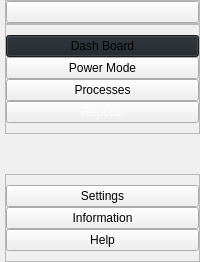
     <widget class="QWidget" name="leftMenuContainer" native="true">
      <layout class="QVBoxLayout" name="verticalLayout">
       <property name="spacing">
        <number>0</number>
       </property>
       <property name="leftMargin">
        <number>0</number>
       </property>
       <property name="topMargin">
        <number>0</number>
       </property>
       <property name="rightMargin">
        <number>0</number>
       </property>
       <property name="bottomMargin">
        <number>0</number>
       </property>
       <item>
        <widget class="QWidget" name="leftMenuSubContainer" native="true">
         <layout class="QVBoxLayout" name="verticalLayout_2">
          <property name="spacing">
           <number>0</number>
          </property>
          <property name="leftMargin">
           <number>5</number>
          </property>
          <property name="topMargin">
           <number>0</number>
          </property>
          <property name="rightMargin">
           <number>0</number>
          </property>
          <property name="bottomMargin">
           <number>0</number>
          </property>
          <item alignment="Qt::AlignTop">
           <widget class="QFrame" name="frame">
            <property name="frameShape">
             <enum>QFrame::StyledPanel</enum>
            </property>
            <property name="frameShadow">
             <enum>QFrame::Raised</enum>
            </property>
            <layout class="QHBoxLayout" name="horizontalLayout_2">
             <property name="spacing">
              <number>0</number>
             </property>
             <property name="leftMargin">
              <number>0</number>
             </property>
             <property name="topMargin">
              <number>0</number>
             </property>
             <property name="rightMargin">
              <number>0</number>
             </property>
             <property name="bottomMargin">
              <number>0</number>
             </property>
             <item>
              <widget class="QPushButton" name="menuButton">
               <property name="toolTip">
                <string>Menu</string>
               </property>
               <property name="text">
                <string/>
               </property>
               <property name="icon">
                <iconset>
                 <normaloff>../energyAppGUI/feather/align-center.svg</normaloff>../energyAppGUI/feather/align-center.svg</iconset>
               </property>
               <property name="iconSize">
                <size>
                 <width>24</width>
                 <height>24</height>
                </size>
               </property>
              </widget>
             </item>
            </layout>
           </widget>
          </item>
          <item alignment="Qt::AlignTop">
           <widget class="QFrame" name="frame_2">
            <property name="sizePolicy">
             <sizepolicy hsizetype="Preferred" vsizetype="Preferred">
              <horstretch>0</horstretch>
              <verstretch>0</verstretch>
             </sizepolicy>
            </property>
            <property name="frameShape">
             <enum>QFrame::StyledPanel</enum>
            </property>
            <property name="frameShadow">
             <enum>QFrame::Raised</enum>
            </property>
            <layout class="QVBoxLayout" name="verticalLayout_3">
             <property name="spacing">
              <number>0</number>
             </property>
             <property name="leftMargin">
              <number>0</number>
             </property>
             <property name="topMargin">
              <number>10</number>
             </property>
             <property name="rightMargin">
              <number>0</number>
             </property>
             <property name="bottomMargin">
              <number>10</number>
             </property>
             <item>
              <widget class="QPushButton" name="dashBoardButton">
               <property name="toolTip">
                <string>Dash Board</string>
               </property>
               <property name="styleSheet">
                <string notr="true">background-color: #1f232a</string>
               </property>
               <property name="text">
                <string>Dash Board</string>
               </property>
               <property name="icon">
                <iconset>
                 <normaloff>../energyAppGUI/feather/credit-card.svg</normaloff>../energyAppGUI/feather/credit-card.svg</iconset>
               </property>
               <property name="iconSize">
                <size>
                 <width>24</width>
                 <height>24</height>
                </size>
               </property>
              </widget>
             </item>
             <item>
              <widget class="QPushButton" name="powerModeButton">
               <property name="toolTip">
                <string>Power mode</string>
               </property>
               <property name="text">
                <string>Power Mode</string>
               </property>
               <property name="icon">
                <iconset>
                 <normaloff>../energyAppGUI/feather/battery.svg</normaloff>../energyAppGUI/feather/battery.svg</iconset>
               </property>
               <property name="iconSize">
                <size>
                 <width>24</width>
                 <height>24</height>
                </size>
               </property>
              </widget>
             </item>
             <item>
              <widget class="QPushButton" name="processesButton">
               <property name="toolTip">
                <string>Processes</string>
               </property>
               <property name="text">
                <string>Processes</string>
               </property>
               <property name="icon">
                <iconset>
                 <normaloff>../energyAppGUI/feather/cpu.svg</normaloff>../energyAppGUI/feather/cpu.svg</iconset>
               </property>
               <property name="iconSize">
                <size>
                 <width>24</width>
                 <height>24</height>
                </size>
               </property>
              </widget>
             </item>
             <item>
              <widget class="QPushButton" name="reportsButton">
               <property name="toolTip">
                <string>Reports</string>
               </property>
               <property name="styleSheet">
                <string notr="true">color: #fcfcfc</string>
               </property>
               <property name="text">
                <string>Reports</string>
               </property>
               <property name="icon">
                <iconset>
                 <normaloff>../energyAppGUI/feather/printer.svg</normaloff>../energyAppGUI/feather/printer.svg</iconset>
               </property>
               <property name="iconSize">
                <size>
                 <width>24</width>
                 <height>24</height>
                </size>
               </property>
              </widget>
             </item>
            </layout>
           </widget>
          </item>
          <item>
           <spacer name="verticalSpacer">
            <property name="orientation">
             <enum>Qt::Vertical</enum>
            </property>
            <property name="sizeHint" stdset="0">
             <size>
              <width>20</width>
              <height>40</height>
             </size>
            </property>
           </spacer>
          </item>
          <item alignment="Qt::AlignBottom">
           <widget class="QFrame" name="frame_3">
            <property name="frameShape">
             <enum>QFrame::StyledPanel</enum>
            </property>
            <property name="frameShadow">
             <enum>QFrame::Raised</enum>
            </property>
            <layout class="QVBoxLayout" name="verticalLayout_4">
             <property name="spacing">
              <number>0</number>
             </property>
             <property name="leftMargin">
              <number>0</number>
             </property>
             <property name="topMargin">
              <number>10</number>
             </property>
             <property name="rightMargin">
              <number>0</number>
             </property>
             <property name="bottomMargin">
              <number>10</number>
             </property>
             <item>
              <widget class="QPushButton" name="settingsButton">
               <property name="toolTip">
                <string>Settings for app</string>
               </property>
               <property name="text">
                <string>Settings</string>
               </property>
               <property name="icon">
                <iconset>
                 <normaloff>../energyAppGUI/feather/settings.svg</normaloff>../energyAppGUI/feather/settings.svg</iconset>
               </property>
               <property name="iconSize">
                <size>
                 <width>24</width>
                 <height>24</height>
                </size>
               </property>
              </widget>
             </item>
             <item>
              <widget class="QPushButton" name="informationButton">
               <property name="toolTip">
                <string>Ibformation about app</string>
               </property>
               <property name="text">
                <string>Information</string>
               </property>
               <property name="icon">
                <iconset>
                 <normaloff>../energyAppGUI/feather/info.svg</normaloff>../energyAppGUI/feather/info.svg</iconset>
               </property>
               <property name="iconSize">
                <size>
                 <width>24</width>
                 <height>24</height>
                </size>
               </property>
              </widget>
             </item>
             <item>
              <widget class="QPushButton" name="helpButton">
               <property name="toolTip">
                <string>Help</string>
               </property>
               <property name="text">
                <string>Help</string>
               </property>
               <property name="icon">
                <iconset>
                 <normaloff>../energyAppGUI/feather/help-circle.svg</normaloff>../energyAppGUI/feather/help-circle.svg</iconset>
               </property>
               <property name="iconSize">
                <size>
                 <width>24</width>
                 <height>24</height>
                </size>
               </property>
              </widget>
             </item>
            </layout>
           </widget>
          </item>
         </layout>
        </widget>
       </item>
      </layout>
     </widget>
